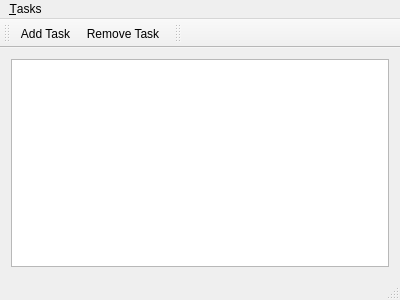
<?xml version="1.0" encoding="UTF-8"?>
<ui version="4.0">
 <class>MainWindow</class>
 <widget class="QMainWindow" name="MainWindow">
  <property name="geometry">
   <rect>
    <x>0</x>
    <y>0</y>
    <width>400</width>
    <height>300</height>
   </rect>
  </property>
  <property name="windowTitle">
   <string>MainWindow</string>
  </property>
  <widget class="QWidget" name="mpCentralWidget">
   <layout class="QVBoxLayout" name="verticalLayout">
    <item>
     <widget class="QListView" name="m_pListView">
      <property name="dragEnabled">
       <bool>true</bool>
      </property>
      <property name="dragDropMode">
       <enum>QAbstractItemView::InternalMove</enum>
      </property>
      <property name="defaultDropAction">
       <enum>Qt::MoveAction</enum>
      </property>
      <property name="alternatingRowColors">
       <bool>true</bool>
      </property>
     </widget>
    </item>
   </layout>
  </widget>
  <widget class="QMenuBar" name="m_pMenuBar">
   <property name="geometry">
    <rect>
     <x>0</x>
     <y>0</y>
     <width>400</width>
     <height>25</height>
    </rect>
   </property>
   <widget class="QMenu" name="m_pMenuTasks">
    <property name="title">
     <string>&amp;Tasks</string>
    </property>
    <addaction name="m_pActionAddTask"/>
    <addaction name="m_pActionRemoveTask"/>
    <addaction name="m_pActionQuit"/>
   </widget>
   <addaction name="m_pMenuTasks"/>
  </widget>
  <widget class="QToolBar" name="m_pTaskToolBar">
   <property name="windowTitle">
    <string>Tasks</string>
   </property>
   <attribute name="toolBarArea">
    <enum>TopToolBarArea</enum>
   </attribute>
   <attribute name="toolBarBreak">
    <bool>false</bool>
   </attribute>
   <addaction name="m_pActionAddTask"/>
   <addaction name="m_pActionRemoveTask"/>
  </widget>
  <widget class="QStatusBar" name="m_pStatusBar"/>
  <widget class="QToolBar" name="m_pFileToolBar">
   <property name="windowTitle">
    <string>toolBar</string>
   </property>
   <attribute name="toolBarArea">
    <enum>TopToolBarArea</enum>
   </attribute>
   <attribute name="toolBarBreak">
    <bool>false</bool>
   </attribute>
  </widget>
  <action name="m_pActionAddTask">
   <property name="icon">
    <iconset>
     <normalon>:/img/list-add.png</normalon>
    </iconset>
   </property>
   <property name="text">
    <string>&amp;Add Task</string>
   </property>
   <property name="toolTip">
    <string>Adds a new task</string>
   </property>
   <property name="shortcut">
    <string>Ctrl+N</string>
   </property>
  </action>
  <action name="m_pActionRemoveTask">
   <property name="icon">
    <iconset>
     <normalon>:/img/list-remove.png</normalon>
    </iconset>
   </property>
   <property name="text">
    <string>&amp;Remove Task</string>
   </property>
   <property name="toolTip">
    <string>Removes selected Task</string>
   </property>
   <property name="shortcut">
    <string>Ctrl+R</string>
   </property>
  </action>
  <action name="m_pActionQuit">
   <property name="text">
    <string>&amp;Quit</string>
   </property>
   <property name="shortcut">
    <string>Ctrl+Q</string>
   </property>
  </action>
 </widget>
 <layoutdefault spacing="6" margin="11"/>
 <resources/>
 <connections/>
</ui>
